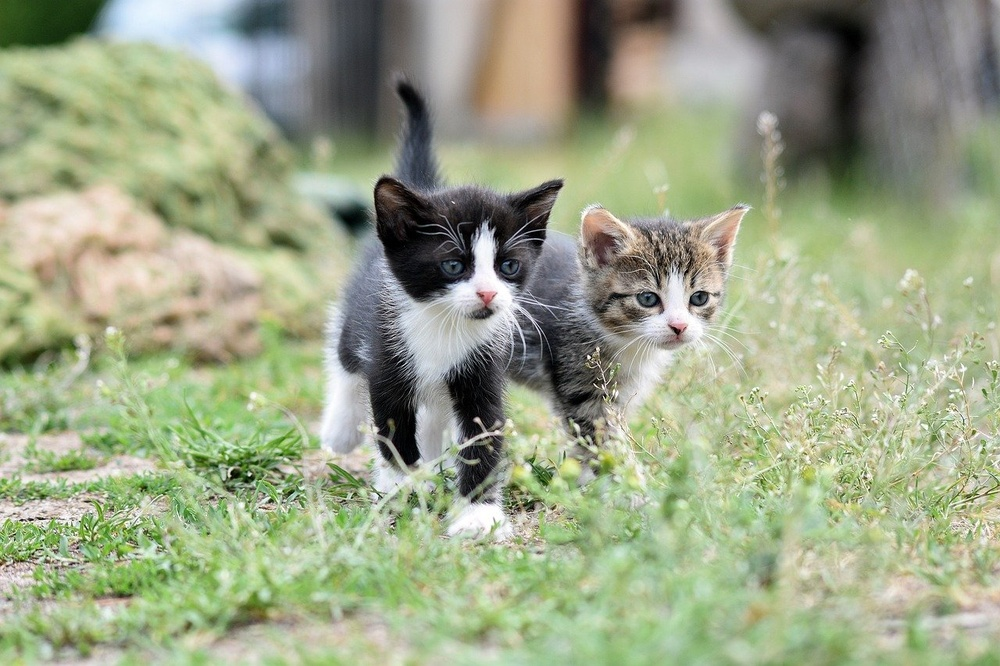
#> input picture HM18/HM18/cats.jpg, 1000 x 666 px, shrunk from 1280 x 853 before the run
$ python HM18_2.py
#> lines starting #> are read from the running program, lines starting #| are printed output that depends on the picture; after the words box and inside, x2 and y2 are one past the last pixel; in counts of white or black regions, pixels touching at a corner belong together
# ----------- Pattern recognition: object detection and tracking -----------------

'''
визначення заповнених торгівельних полиць за технологіями image recognition

Package            Version
------------------ -----------
matplotlib         3.6.2
numpy              1.24.1
opencv-python      3.4.18.65

'''

import cv2
from matplotlib import pyplot as plt


def image_read(FileIm):
#> called with FileIm = 'cats.jpg'
    image = cv2.imread(FileIm)
#> image is the input picture: shape (666, 1000, 3); mean B, G, R 135.6, 165, 156.2
    plt.imshow(image)
    plt.show()

    return image


def image_processing_window(image):

    # зміст етапів обробки визначається властивостями вхідних зображень та обє'кту ідентифікації !!!

    gray = cv2.cvtColor(image, cv2.COLOR_BGR2GRAY)                  # корекція кольору
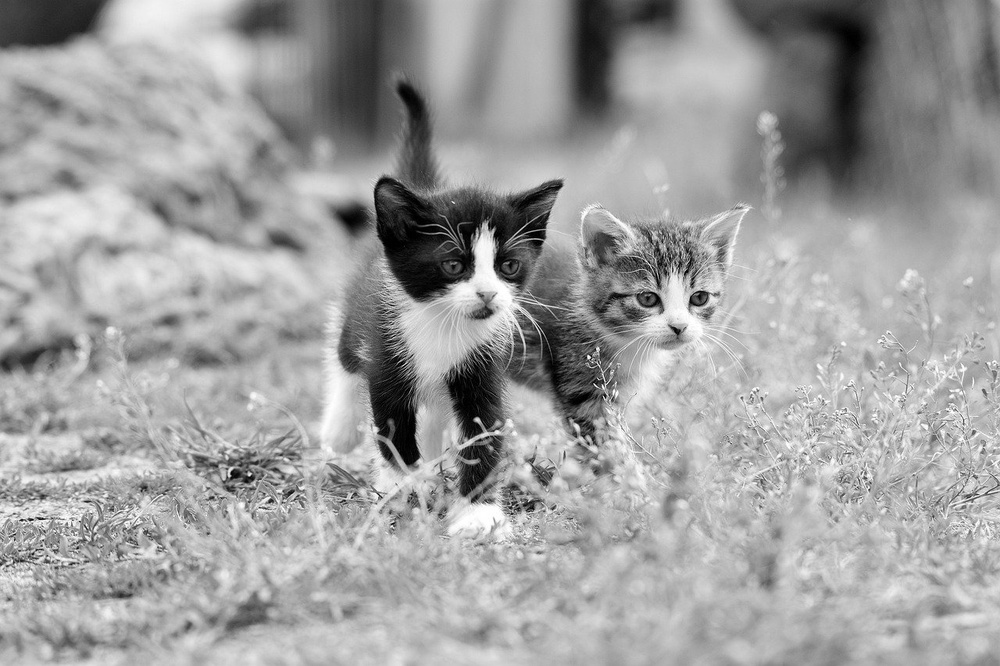
#> gray: shape (666, 1000); min 0, max 255, mean 159
    gray = cv2.GaussianBlur(gray, (3, 3), 0)                        # Гаусова фільтрація
    edged = cv2.Canny(gray, 10, 250)                                # фільтр Кенні - векторизація
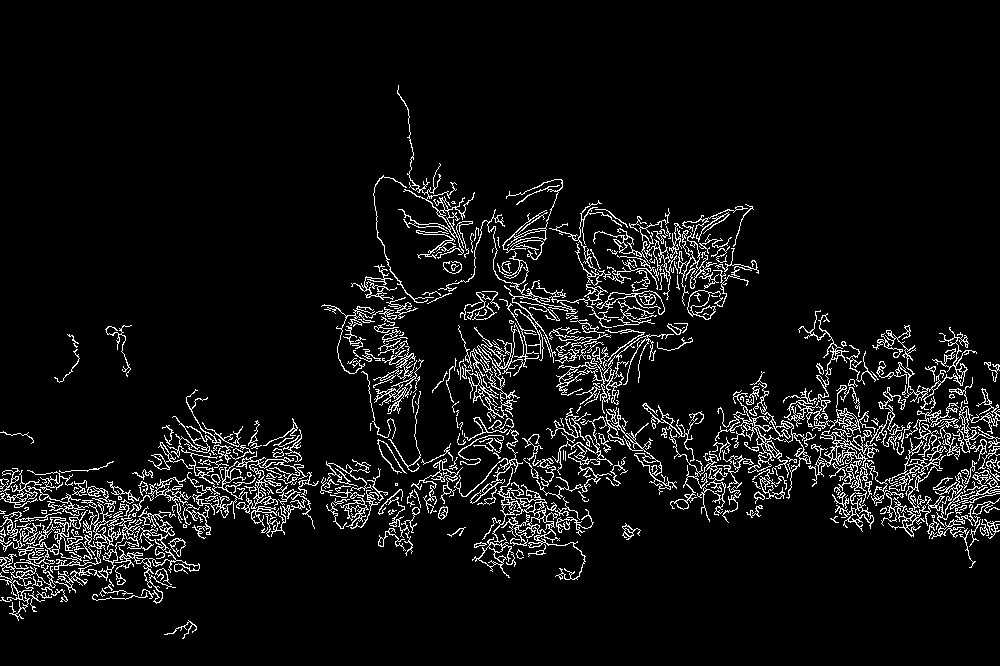
#> edged: shape (666, 1000); 6.6% white in thin lines or dots, all inside (x1, y1, x2, y2) = (0, 85, 1000, 639)
    plt.imshow(edged)
    plt.show()

    return edged


def image_contours(image_entrance):
    cnts = cv2.findContours(image_entrance.copy(), cv2.RETR_EXTERNAL, cv2.CHAIN_APPROX_SIMPLE)[0]
#> cnts = 331 contours, 183 with area under 20; largest, box (x1, y1, x2, y2) and area: (167, 434, 294, 519) 1546, (54, 500, 200, 604) 1270, (482, 467, 586, 580) 774, (26, 510, 88, 555) 762, (808, 428, 879, 487) 682

    return cnts


def image_recognition(image_entrance, image_cont, file_name):
    total = 0
    for c in image_cont:
        peri = cv2.arcLength(c, True)
        approx = cv2.approxPolyDP(c, 0.05 * peri, True)
        # ---------------- головна ідея ідентифікації ---------------------------
        # ---------- якщо у контура 4 вершини то це обє'кт ----------------------
        if len(approx) == 3:
            cv2.drawContours(image_entrance, [approx], -1, (0, 255, 0), 3)
            total += 1

    print("Знайдено {0} сегмент(а) трикутних об'єктів".format(total))
    cv2.imwrite(file_name, image_entrance)
    plt.imshow(image_entrance)
    plt.show()

    return

if __name__ == '__main__':


    image_entrance = image_read("cats.jpg")
    image_exit = image_processing_window(image_entrance)
    image_cont = image_contours(image_exit)
#> image_cont has the same summary as cnts in image_contours
    image_recognition(image_entrance, image_cont, "cats_3.jpg")
#> the loop in image_recognition, `for c in image_cont:` made 331 passes
#> (peri, approx) on passes 2, 3, 4, 5, 9, 12, 13, 15, 16, 18, 19, 22: (32.97, [[0, 600], [11, 600], [6, 601], [3, 597]]), (147.7, [[147, 596], [92, 598]]), (151.7, [[51, 596], [28, 593], [33, 611], [33, 597]]), (112, [[99, 594], [132, 593], [102, 588]]), (452.7, [[1, 572], [23, 618]]), (9.07, [[30, 566], [30, 567], [33, 569]]), (271.9, [[41, 565], [66, 601]]), (19.31, [[44, 552], [39, 555], [36, 554], [39, 555]]), (332.1, [[100, 550], [54, 569]]), (577.8, [[54, 561], [0, 557]]), (6, [[131, 546], [134, 546]]), (124.4, [[18, 549], [43, 550]])
#> peri on passes 1, 6, 7, 8, 10, 11: 153.9, 47.94, 24.73, 59.7, 107.3, 19.9
#> after the loop in image_recognition, `for c in image_cont:`:
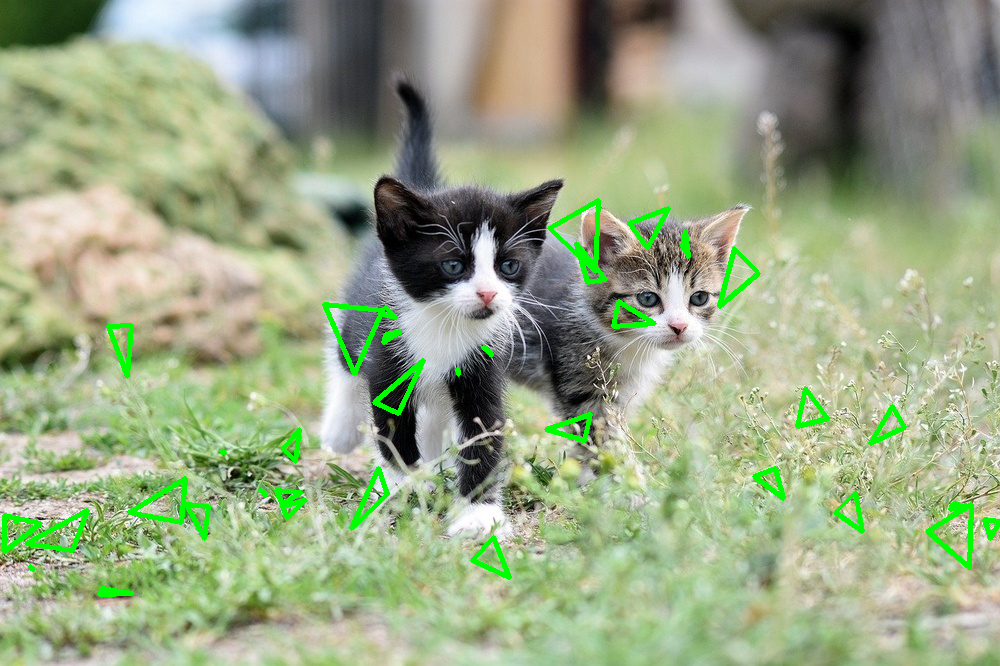
#> image_entrance: shape (666, 1000, 3); 2.21% of pixels changed, all inside (x1, y1, x2, y2) = (2, 198, 1000, 597)
#> after the loop in image_recognition, `for c in image_cont:`: total = 36
#| Знайдено 36 сегмент(а) трикутних об'єктів

$ run again, with HM18/HM18/cat.jpg copied over HM18/HM18/cats.jpg
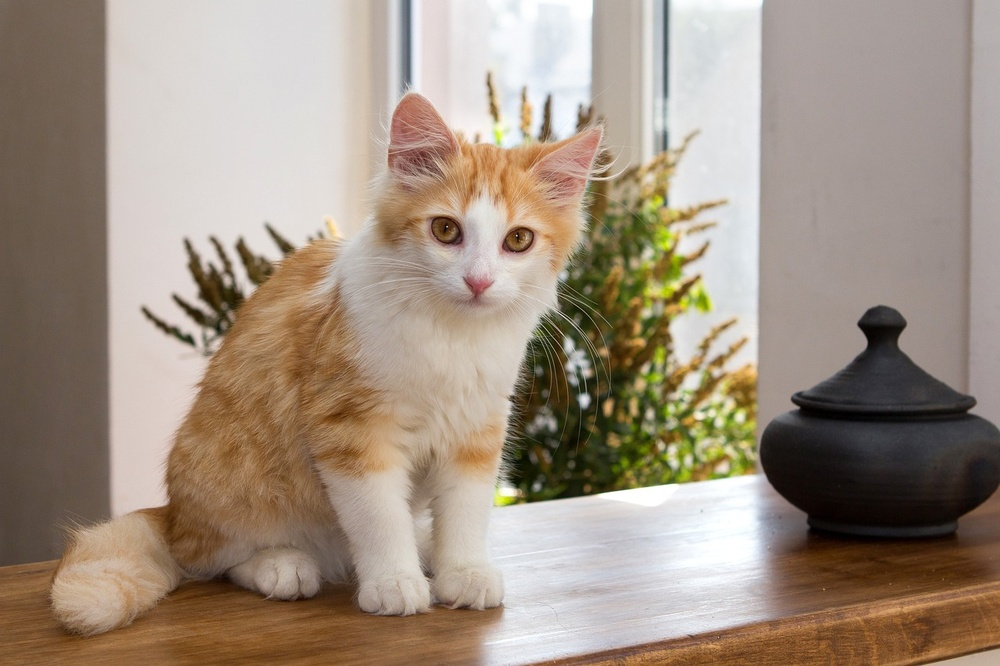
#> input picture HM18/HM18/cat.jpg, 1000 x 666 px, shrunk from 1280 x 853 before the run
#> in image_read, image is the input picture: shape (666, 1000, 3); mean B, G, R 129.3, 144.7, 160
#> in image_processing_window, `edged = cv2.Canny(gray, 10, 250)`:
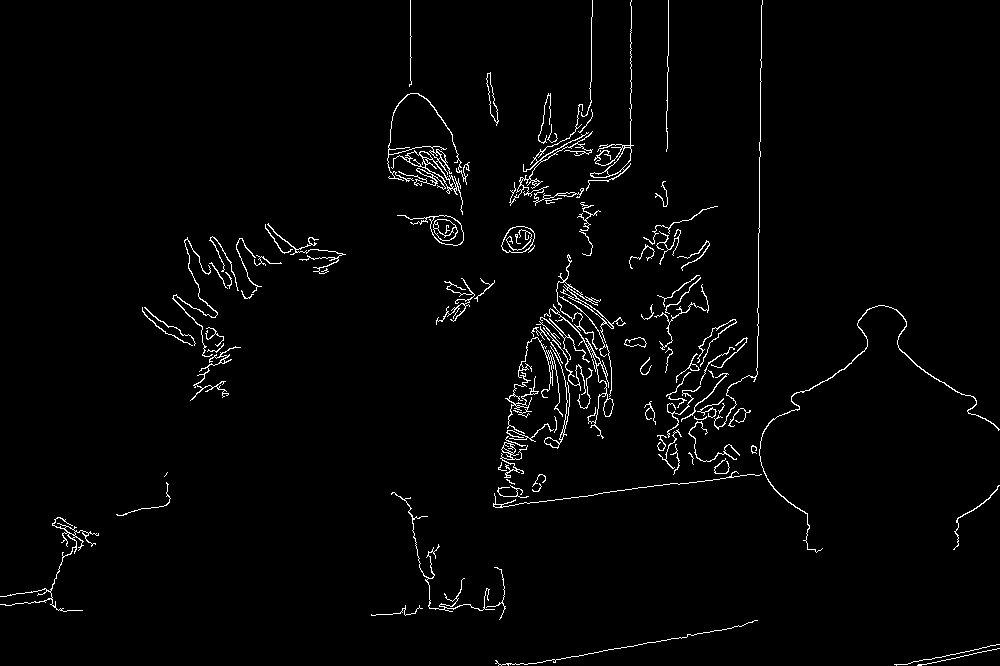
#> edged: shape (666, 1000); 2.2% white in thin lines or dots
#> cnts = 98 contours, 52 with area under 20; largest, box (x1, y1, x2, y2) and area: (387, 93, 470, 215) 796, (397, 215, 464, 246) 783, (501, 226, 535, 253) 672, (586, 0, 634, 191) 458, (544, 304, 614, 439) 303
#> image_cont has the same summary as cnts in image_contours
#> the loop in image_recognition, `for c in image_cont:` made 98 passes
#> (peri, approx) on passes 1, 2, 3, 4, 6, 7, 8: (178.1, [[999, 648], [917, 665]]), (227.4, [[999, 644], [894, 664]]), (598.9, [[757, 620], [495, 663]]), (149.3, [[422, 608], [371, 615]]), (903.1, [[98, 533], [0, 604], [82, 610]]), (863.5, [[392, 492], [429, 608], [494, 609], [428, 606]]), (194.4, [[999, 485], [957, 518], [953, 549], [957, 519]])
#> after the loop in image_recognition, `for c in image_cont:`:
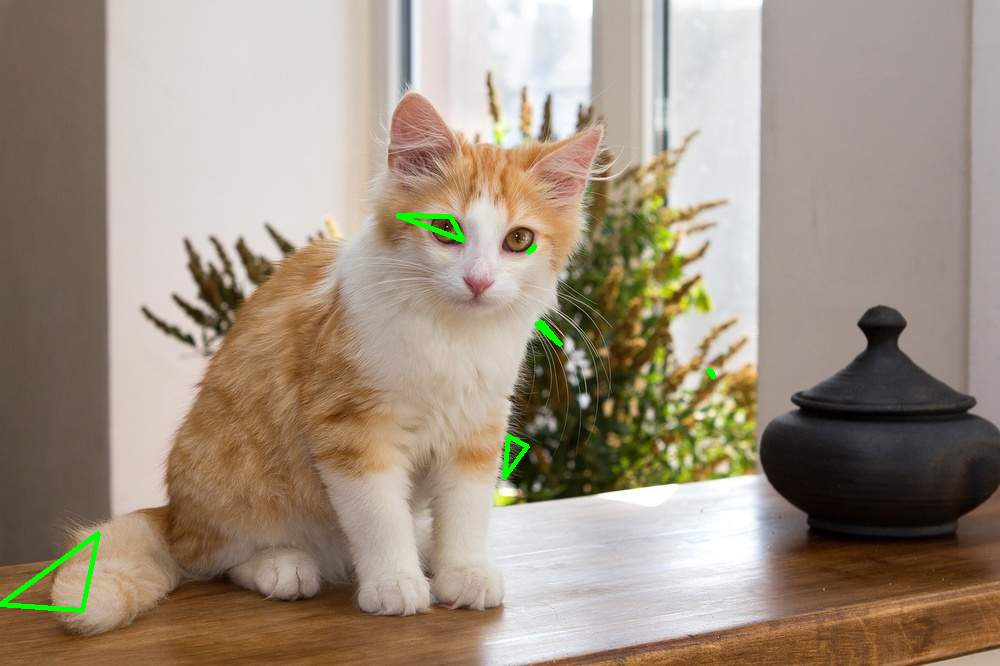
#> image_entrance: shape (666, 1000, 3); 0.45% of pixels changed, all inside (x1, y1, x2, y2) = (0, 213, 716, 613)
#> after the loop in image_recognition, `for c in image_cont:`: total = 6
#| Знайдено 6 сегмент(а) трикутних об'єктів
